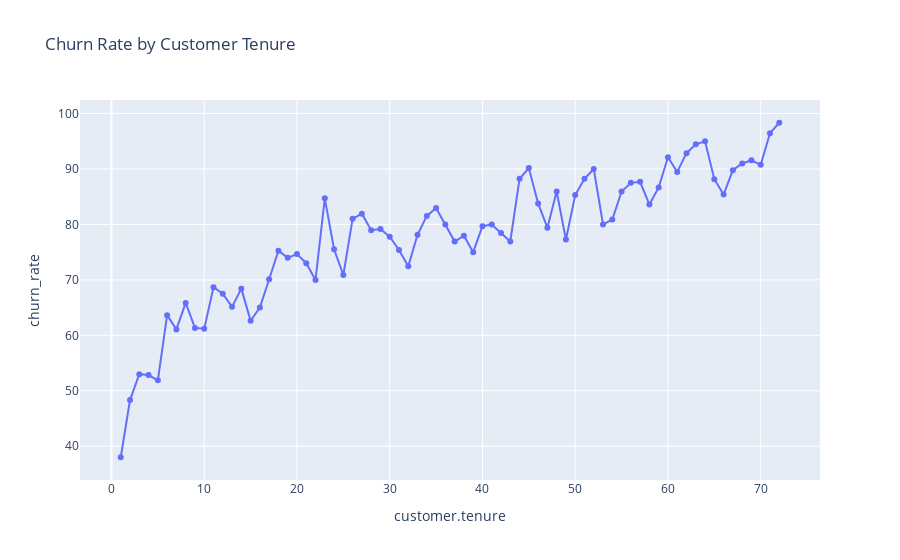

The notebook cell this image was saved under:
### Code cell
df_grouped = data_norm.groupby(['customer.tenure', 'Churn']).size().unstack(fill_value=0)

df_grouped['churn_rate'] = (df_grouped.get('Active', 0) / df_grouped.sum(axis=1)) * 100

px.line(df_grouped.reset_index(),
        x='customer.tenure',
        y='churn_rate',
        markers=True,
        title='Churn Rate by Customer Tenure')

### Figure 1 — Plotly figure (JSON) as saved in the notebook; plotly's stock layout.template omitted (floating-point values rounded to 4 significant figures)
{"data": [{"hovertemplate": "customer.tenure=%{x}<br>churn_rate=%{y}<extra></extra>", "legendgroup": "", "line": {"color": "#636efa", "dash": "solid"}, "marker": {"symbol": "circle"}, "mode": "lines+markers", "name": "", "orientation": "v", "showlegend": false, "type": "scatter", "x": [1, 2, 3, 4, 5, 6, 7, 8, 9, 10, 11, 12, 13, 14, 15, 16, 17, 18, 19, 20, 21, 22, 23, 24, 25, 26, 27, 28, 29, 30, 31, 32, 33, 34, 35, 36, 37, 38, 39, 40, 41, 42, 43, 44, 45, 46, 47, 48, 49, 50, 51, 52, 53, 54, 55, 56, 57, 58, 59, 60, 61, 62, 63, 64, 65, 66, 67, 68, 69, 70, 71, 72], "xaxis": "x", "y": [38.01, 48.32, 53.0, 52.84, 51.88, 63.64, 61.07, 65.85, 61.34, 61.21, 68.69, 67.52, 65.14, 68.42, 62.63, 65.0, 70.11, 75.26, 73.97, 74.65, 73.02, 70.0, 84.71, 75.53, 70.89, 81.01, 81.94, 78.95, 79.17, 77.78, 75.38, 72.46, 78.12, 81.54, 82.95, 80.0, 76.92, 77.97, 75.0, 79.69, 80.0, 78.46, 76.92, 88.24, 90.16, 83.78, 79.41, 85.94, 77.27, 85.29, 88.24, 90.0, 80.0, 80.88, 85.94, 87.5, 87.69, 83.58, 86.67, 92.11, 89.47, 92.86, 94.44, 95.0, 88.16, 85.39, 89.8, 91.0, 91.58, 90.76, 96.47, 98.34], "yaxis": "y"}], "layout": {"legend": {"tracegroupgap": 0}, "title": {"text": "Churn Rate by Customer Tenure"}, "xaxis": {"anchor": "y", "domain": [0, 1], "title": {"text": "customer.tenure"}}, "yaxis": {"anchor": "x", "domain": [0, 1], "title": {"text": "churn_rate"}}}}
